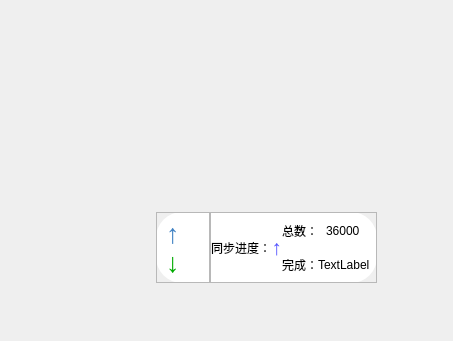
<?xml version="1.0" encoding="UTF-8"?>
<ui version="4.0">
 <class>MainWindow</class>
 <widget class="QMainWindow" name="MainWindow">
  <property name="geometry">
   <rect>
    <x>0</x>
    <y>0</y>
    <width>453</width>
    <height>341</height>
   </rect>
  </property>
  <property name="windowTitle">
   <string>MainWindow</string>
  </property>
  <widget class="QWidget" name="centralwidget">
   <widget class="QFrame" name="frame_3">
    <property name="geometry">
     <rect>
      <x>156</x>
      <y>212</y>
      <width>221</width>
      <height>71</height>
     </rect>
    </property>
    <property name="styleSheet">
     <string notr="true">#frame_3{
	background:#ffffff;
	border-radius:26px;
}</string>
    </property>
    <property name="frameShape">
     <enum>QFrame::StyledPanel</enum>
    </property>
    <property name="frameShadow">
     <enum>QFrame::Raised</enum>
    </property>
    <layout class="QVBoxLayout" name="verticalLayout_3">
     <property name="spacing">
      <number>0</number>
     </property>
     <property name="leftMargin">
      <number>0</number>
     </property>
     <property name="topMargin">
      <number>0</number>
     </property>
     <property name="rightMargin">
      <number>0</number>
     </property>
     <property name="bottomMargin">
      <number>0</number>
     </property>
     <item>
      <layout class="QHBoxLayout" name="horizontalLayout_4">
       <property name="spacing">
        <number>0</number>
       </property>
       <item>
        <widget class="QFrame" name="frame">
         <property name="frameShape">
          <enum>QFrame::StyledPanel</enum>
         </property>
         <property name="frameShadow">
          <enum>QFrame::Raised</enum>
         </property>
         <layout class="QVBoxLayout" name="verticalLayout">
          <item>
           <widget class="QLabel" name="label">
            <property name="font">
             <font>
              <pointsize>20</pointsize>
              <weight>75</weight>
              <bold>true</bold>
             </font>
            </property>
            <property name="styleSheet">
             <string notr="true">#label{
	color:#4182c3;
}</string>
            </property>
            <property name="text">
             <string>↑</string>
            </property>
           </widget>
          </item>
          <item>
           <widget class="QLabel" name="label_2">
            <property name="font">
             <font>
              <pointsize>20</pointsize>
              <weight>75</weight>
              <bold>true</bold>
             </font>
            </property>
            <property name="styleSheet">
             <string notr="true">#label_2{
	color:#00aa00;
}</string>
            </property>
            <property name="text">
             <string>↓</string>
            </property>
           </widget>
          </item>
         </layout>
        </widget>
       </item>
       <item>
        <widget class="QFrame" name="frame_2">
         <property name="frameShape">
          <enum>QFrame::StyledPanel</enum>
         </property>
         <property name="frameShadow">
          <enum>QFrame::Raised</enum>
         </property>
         <layout class="QHBoxLayout" name="horizontalLayout_3">
          <property name="spacing">
           <number>0</number>
          </property>
          <property name="leftMargin">
           <number>0</number>
          </property>
          <property name="topMargin">
           <number>0</number>
          </property>
          <property name="rightMargin">
           <number>6</number>
          </property>
          <property name="bottomMargin">
           <number>0</number>
          </property>
          <item>
           <widget class="QLabel" name="label_3">
            <property name="text">
             <string>同步进度：</string>
            </property>
           </widget>
          </item>
          <item>
           <widget class="QLabel" name="label_8">
            <property name="font">
             <font>
              <pointsize>16</pointsize>
              <weight>75</weight>
              <bold>true</bold>
             </font>
            </property>
            <property name="styleSheet">
             <string notr="true">#label_8{
	color:#5555ff;
}</string>
            </property>
            <property name="text">
             <string>↑</string>
            </property>
            <property name="alignment">
             <set>Qt::AlignCenter</set>
            </property>
           </widget>
          </item>
          <item>
           <layout class="QVBoxLayout" name="verticalLayout_2">
            <property name="spacing">
             <number>0</number>
            </property>
            <item>
             <layout class="QHBoxLayout" name="horizontalLayout_2">
              <property name="spacing">
               <number>0</number>
              </property>
              <item>
               <widget class="QLabel" name="label_5">
                <property name="text">
                 <string>总数：</string>
                </property>
               </widget>
              </item>
              <item>
               <widget class="QLabel" name="label_7">
                <property name="text">
                 <string>36000</string>
                </property>
               </widget>
              </item>
             </layout>
            </item>
            <item>
             <layout class="QHBoxLayout" name="horizontalLayout">
              <property name="spacing">
               <number>0</number>
              </property>
              <item>
               <widget class="QLabel" name="label_4">
                <property name="text">
                 <string>完成：</string>
                </property>
               </widget>
              </item>
              <item>
               <widget class="QLabel" name="label_6">
                <property name="text">
                 <string>TextLabel</string>
                </property>
               </widget>
              </item>
             </layout>
            </item>
           </layout>
          </item>
         </layout>
        </widget>
       </item>
      </layout>
     </item>
    </layout>
   </widget>
  </widget>
 </widget>
 <resources/>
 <connections/>
</ui>
